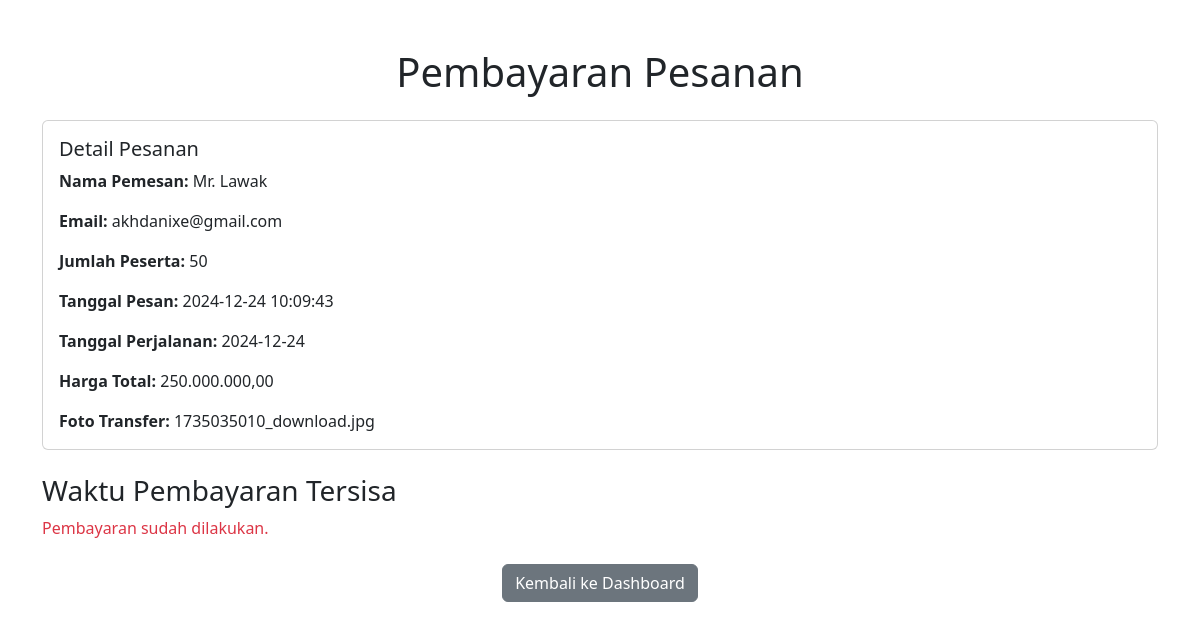
The app's page /user/pembayaran.php?id_pesanan=224 (signed in) with its own data.
### tables this page shows
CREATE TABLE `pesanan` (
  `id_pesanan` int(11) NOT NULL,
  `id_paket` int(11) NOT NULL,
  `user_id` int(11) NOT NULL,
  `nama_pemesan` varchar(255) NOT NULL,
  `email` varchar(255) NOT NULL,
  `jumlah_peserta` int(11) NOT NULL,
  `harga_total` decimal(20,2) NOT NULL,
  `tanggal_perjalanan` date DEFAULT NULL,
  `tanggal_pesan` timestamp NOT NULL DEFAULT current_timestamp(),
  `foto_transfer` varchar(255) NOT NULL,
  `status_pesanan` enum('Pending','Dikonfirmasi','Dibatalkan','Selesai') DEFAULT 'Pending',
  `masa_pembayaran` datetime DEFAULT NULL,
  `status_pembayaran` enum('Belum Dibayar','Sudah Dibayar') DEFAULT 'Belum Dibayar',
  `catatan` text DEFAULT NULL
);

### user/pembayaran.php (the view, shortened to what this page needs)
<?php
require_once '../backend/koneksi.php';
$id_pesanan = intval($_GET['id_pesanan']);
$sql = "SELECT *, masa_pembayaran, status_pembayaran FROM pesanan WHERE id_pesanan = ?";
$stmt = $conn->prepare($sql);
$stmt->bind_param("i", $id_pesanan);
$stmt->execute();
$result = $stmt->get_result();
$pesanan = $result->fetch_assoc();
?>
<!DOCTYPE html>
<html lang="en">
<head>
    <link href="https://cdn.jsdelivr.net/npm/bootstrap@5.3.3/dist/css/bootstrap.min.css" rel="stylesheet">
</head>
<body>
    <div class="container my-5">
        <h1 class="text-center mb-4">Pembayaran Pesanan</h1>
        <div class="card">
            <div class="card-body">
                <h5 class="card-title">Detail Pesanan</h5>
                <p class="card-text"><strong>Nama Pemesan:</strong> <?= htmlspecialchars($pesanan['nama_pemesan']) ?></p>
                <p class="card-text"><strong>Email:</strong> <?= htmlspecialchars($pesanan['email']) ?></p>
                <p class="card-text"><strong>Jumlah Peserta:</strong> <?= htmlspecialchars($pesanan['jumlah_peserta']) ?></p>
                <p class="card-text"><strong>Tanggal Pesan:</strong> <?= htmlspecialchars($pesanan['tanggal_pesan']) ?></p>
                <p class="card-text"><strong>Tanggal Perjalanan:</strong> <?= htmlspecialchars($pesanan['tanggal_perjalanan']) ?></p>
                <p class="card-text"><strong>Harga Total:</strong> <?= number_format($pesanan['harga_total'], 2, ',', '.') ?></p>
                <p class="card-text"><strong>Foto Transfer:</strong> <?= htmlspecialchars($pesanan['foto_transfer']) ?: 'Belum ada' ?></p>
            </div>
        </div>
        <div class="mt-4">
            <h3>Waktu Pembayaran Tersisa</h3>
            <p id="countdown" class="text-danger"></p>
        </div>
        <div class="mt-4 text-center">
            <a href="dashboard.php" class="btn btn-secondary">Kembali ke Dashboard</a>
        </div>
    </div>
</body>
</html>

### records on screen
pesanan: nama_pemesan "Mr. Lawak", email "akhdanixe@gmail.com", jumlah_peserta "50", tanggal_pesan "2024-12-24 10:09:43", tanggal_perjalanan "2024-12-24", harga_total "250.000.000,00", foto_transfer "1735035010_download.jpg"
